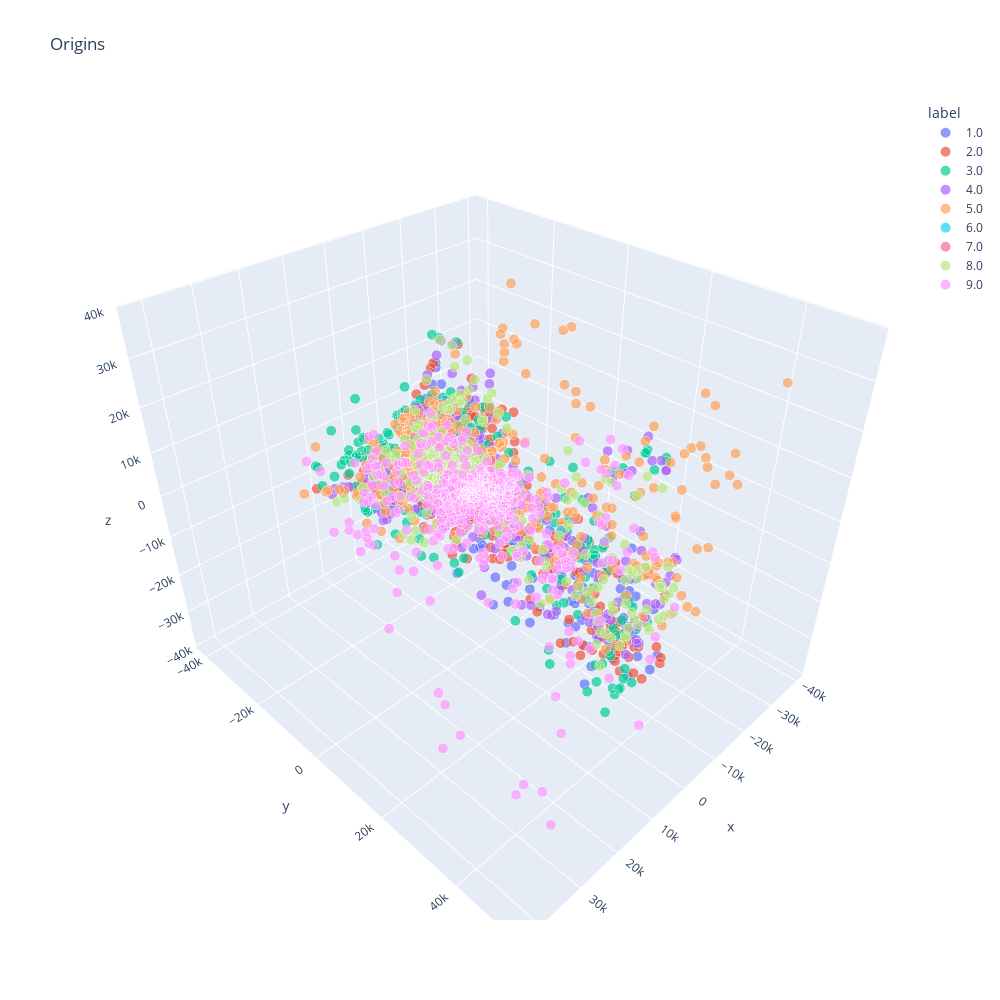

Source (notebook cell):
### Code cell
title = "Origins"

fig = px.scatter_3d(
    df.iloc[select],
    x="x",
    y="y",
    z="z",
    color="label",
    size="size",
    size_max=10,
    height=1000,
    width=1000,
    title=title,
)
fig.show()

### Figure 1 — Plotly figure (JSON) as saved in the notebook; plotly's stock layout.template omitted (floating-point values rounded to 4 significant figures; data arrays with more than 128 entries replaced by an {"elided": "..."} marker saying what was removed)
{"data": [{"hovertemplate": "label=1.0<br>x=%{x}<br>y=%{y}<br>z=%{z}<br>size=%{marker.size}<extra></extra>", "legendgroup": "1.0", "marker": {"color": "#636efa", "size": {"elided": "311 float values"}, "sizemode": "area", "sizeref": 0.005, "symbol": "circle"}, "mode": "markers", "name": "1.0", "scene": "scene", "showlegend": true, "type": "scatter3d", "x": {"elided": "311 float values"}, "y": {"elided": "311 float values"}, "z": {"elided": "311 float values"}}, {"hovertemplate": "label=2.0<br>x=%{x}<br>y=%{y}<br>z=%{z}<br>size=%{marker.size}<extra></extra>", "legendgroup": "2.0", "marker": {"color": "#EF553B", "size": {"elided": "298 float values"}, "sizemode": "area", "sizeref": 0.005, "symbol": "circle"}, "mode": "markers", "name": "2.0", "scene": "scene", "showlegend": true, "type": "scatter3d", "x": {"elided": "298 float values"}, "y": {"elided": "298 float values"}, "z": {"elided": "298 float values"}}, {"hovertemplate": "label=3.0<br>x=%{x}<br>y=%{y}<br>z=%{z}<br>size=%{marker.size}<extra></extra>", "legendgroup": "3.0", "marker": {"color": "#00cc96", "size": {"elided": "332 float values"}, "sizemode": "area", "sizeref": 0.005, "symbol": "circle"}, "mode": "markers", "name": "3.0", "scene": "scene", "showlegend": true, "type": "scatter3d", "x": {"elided": "332 float values"}, "y": {"elided": "332 float values"}, "z": {"elided": "332 float values"}}, {"hovertemplate": "label=4.0<br>x=%{x}<br>y=%{y}<br>z=%{z}<br>size=%{marker.size}<extra></extra>", "legendgroup": "4.0", "marker": {"color": "#ab63fa", "size": {"elided": "314 float values"}, "sizemode": "area", "sizeref": 0.005, "symbol": "circle"}, "mode": "markers", "name": "4.0", "scene": "scene", "showlegend": true, "type": "scatter3d", "x": {"elided": "314 float values"}, "y": {"elided": "314 float values"}, "z": {"elided": "314 float values"}}, {"hovertemplate": "label=5.0<br>x=%{x}<br>y=%{y}<br>z=%{z}<br>size=%{marker.size}<extra></extra>", "legendgroup": "5.0", "marker": {"color": "#FFA15A", "size": {"elided": "430 float values"}, "sizemode": "area", "sizeref": 0.005, "symbol": "circle"}, "mode": "markers", "name": "5.0", "scene": "scene", "showlegend": true, "type": "scatter3d", "x": {"elided": "430 float values"}, "y": {"elided": "430 float values"}, "z": {"elided": "430 float values"}}, {"hovertemplate": "label=6.0<br>x=%{x}<br>y=%{y}<br>z=%{z}<br>size=%{marker.size}<extra></extra>", "legendgroup": "6.0", "marker": {"color": "#19d3f3", "size": {"elided": "364 float values"}, "sizemode": "area", "sizeref": 0.005, "symbol": "circle"}, "mode": "markers", "name": "6.0", "scene": "scene", "showlegend": true, "type": "scatter3d", "x": {"elided": "364 float values"}, "y": {"elided": "364 float values"}, "z": {"elided": "364 float values"}}, {"hovertemplate": "label=7.0<br>x=%{x}<br>y=%{y}<br>z=%{z}<br>size=%{marker.size}<extra></extra>", "legendgroup": "7.0", "marker": {"color": "#FF6692", "size": {"elided": "385 float values"}, "sizemode": "area", "sizeref": 0.005, "symbol": "circle"}, "mode": "markers", "name": "7.0", "scene": "scene", "showlegend": true, "type": "scatter3d", "x": {"elided": "385 float values"}, "y": {"elided": "385 float values"}, "z": {"elided": "385 float values"}}, {"hovertemplate": "label=8.0<br>x=%{x}<br>y=%{y}<br>z=%{z}<br>size=%{marker.size}<extra></extra>", "legendgroup": "8.0", "marker": {"color": "#B6E880", "size": {"elided": "290 float values"}, "sizemode": "area", "sizeref": 0.005, "symbol": "circle"}, "mode": "markers", "name": "8.0", "scene": "scene", "showlegend": true, "type": "scatter3d", "x": {"elided": "290 float values"}, "y": {"elided": "290 float values"}, "z": {"elided": "290 float values"}}, {"hovertemplate": "label=9.0<br>x=%{x}<br>y=%{y}<br>z=%{z}<br>size=%{marker.size}<extra></extra>", "legendgroup": "9.0", "marker": {"color": "#FF97FF", "size": {"elided": "439 float values"}, "sizemode": "area", "sizeref": 0.005, "symbol": "circle"}, "mode": "markers", "name": "9.0", "scene": "scene", "showlegend": true, "type": "scatter3d", "x": {"elided": "439 float values"}, "y": {"elided": "439 float values"}, "z": {"elided": "439 float values"}}], "layout": {"height": 1000, "legend": {"itemsizing": "constant", "title": {"text": "label"}, "tracegroupgap": 0}, "scene": {"aspectmode": "auto", "aspectratio": {"x": 0.9818, "y": 1.118, "z": 0.911}, "domain": {"x": [0, 1], "y": [0, 1]}, "xaxis": {"title": {"text": "x"}, "type": "linear"}, "yaxis": {"title": {"text": "y"}, "type": "linear"}, "zaxis": {"title": {"text": "z"}, "type": "linear"}}, "title": {"text": "Origins"}, "width": 1000}}
